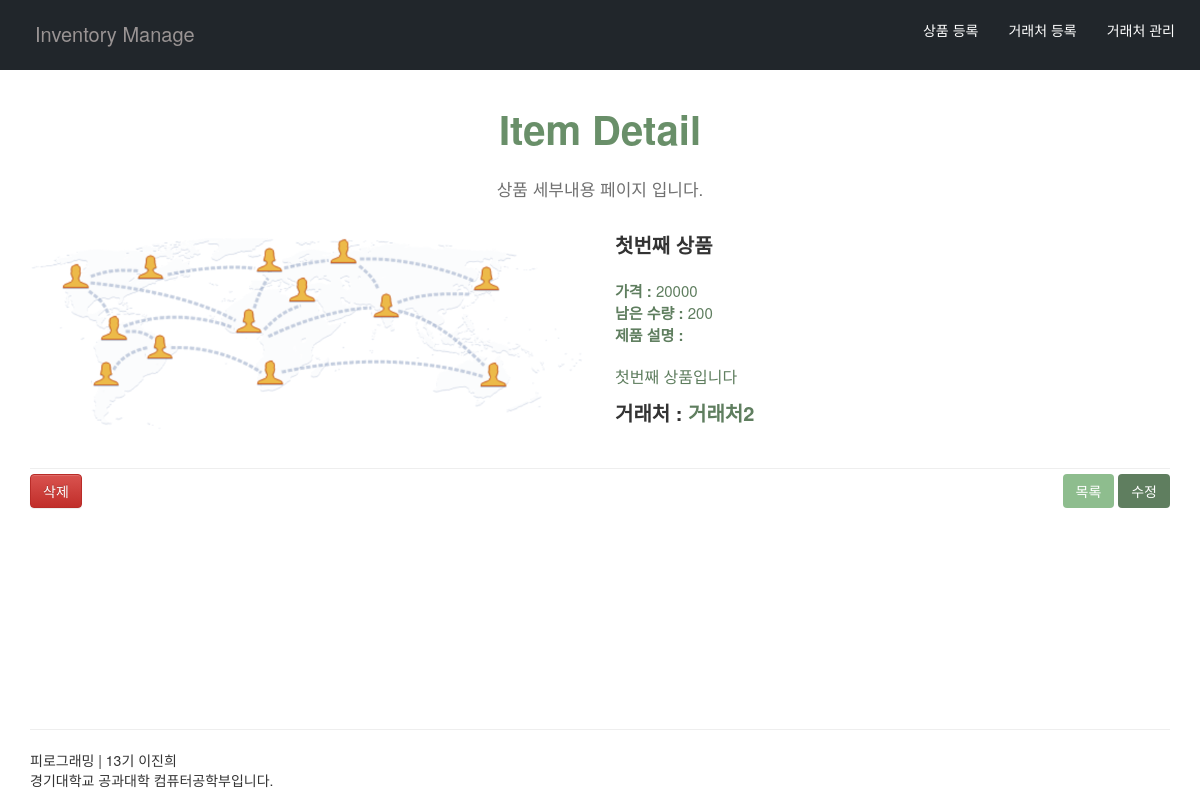
Screenshot of /item/1/ with the database file from the repository.
### shop/models.py (models this page shows, shortened)
class Item(models.Model):
    title = models.CharField(max_length=100)
    image = models.ImageField()
    content = models.TextField()
    price = models.PositiveIntegerField(default=0)
    amount = models.PositiveIntegerField(default=0)
    account = models.ForeignKey(Accounter, on_delete=models.CASCADE,db_column='name')
    created_at = models.DateTimeField(auto_now_add = True)
    updated_at = models.DateTimeField(auto_now= True)

class Accounter(models.Model):
    name = models.CharField(max_length=20)
    call = models.CharField(max_length=30)
    address = models.CharField(max_length=100)
    created_at = models.DateTimeField(auto_now_add = True)
    updated_at = models.DateTimeField(auto_now= True)
    def __str__(self):
        return self.name

### shop/views.py (the view)
# urls.py: path('item/<int:pk>/',views.item_detail,name='item_detail'),
def item_detail(request, pk):
    item = get_object_or_404(Item,pk=pk)
    return render(request,'item_detail.html',{
        'item': item,
    })

### shop/templates/item_detail.html
{% extends "layout.html"%}{% block title %} Item Detail {% endblock %}
{% block menu %} 상품 세부내용 {% endblock %} {% block content %}
<div class="row">
  <div id="item_photo" style="display: inline-block;" class="col-md-6">
    <img src="{{item.image.url}}" alt="아이템_사진" style="width: 100%;" />
  </div>
  <div id="item_content" class="col-md-6" style="text-align: left;">
    <div style="font-size: 2rem; font-weight: bold; margin-bottom: 2rem;">
      {{item.title}}
    </div>
    <div style="color: rgb(95, 126, 95); font-size: 1.5rem; font-weight: 800;">
      가격 :
      <span style="font-size: 1.5rem; font-weight: normal;"
        >{{item.price}}</span
      >
    </div>
    <div style="color: rgb(95, 126, 95); font-size: 1.5rem; font-weight: 800;">
      남은 수량 :
      <span style="font-size: 1.5rem; font-weight: normal;"
        >{{item.amount}}</span
      >
    </div>
    <div style="color: rgb(95, 126, 95); font-size: 1.5rem; font-weight: 800;">
      제품 설명 :
    </div>
    <br />
    <p style="color: rgb(95, 126, 95); font-size: 1.6rem;">{{item.content}}</p>
    <div style="font-size: 2rem; font-weight: bold; margin-bottom: 2rem;">
      거래처 : <span style="color: rgb(95, 126, 95);">{{item.account}}</span>
    </div>
  </div>
</div>
<hr />
<div
  class="item_option"
  style="
    position: relative;
    width: 100%;
    display: inline-block;
    margin-top: -1.5rem;
  "
>
  <div class="option_left" style="display: inline-block; float: left;">
    <a
      class="btn btn-danger"
      href="{% url 'shop:item_delete' item.pk %}"
      role="button"
      >삭제</a
    >
  </div>
  <div class="option_right" style="display: inline-block; float: right;">
    <a
      class="btn"
      href="{% url 'shop:item_list' %}"
      role="button"
      style="background-color: rgb(142, 189, 142); color: white;"
      >목록</a
    >
    <a
      class="btn"
      href="{% url 'shop:item_edit' item.pk%}"
      role="button"
      style="background-color: rgb(95, 126, 95); color: white;"
      >수정</a
    >
  </div>
</div>
{% endblock %}

### project/templates/layout.html (style rules this page uses)
body { margin: 0; padding: 0; box-sizing: border-box; }

### rows the page displays
Item: image (picture), title "첫번째 상품", price "20000", amount "200", content "첫번째 상품입니다", account "거래처2"
